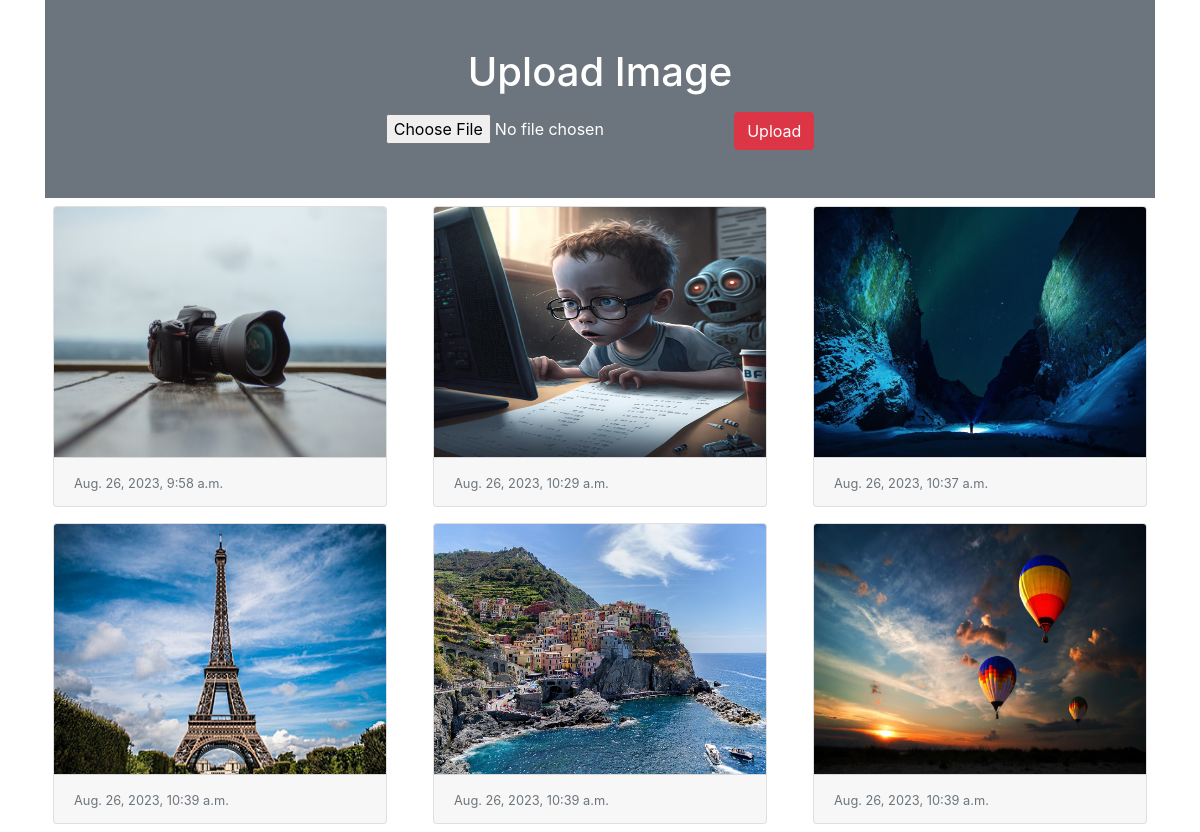
The page / on the database its author committed.
### imageuploader/models.py (models this page shows)
class Image(models.Model):
    photo = models.ImageField(upload_to='snaps')
    upload_date = models.DateTimeField(auto_now_add=True)

### imageuploader/views.py (the view)
# urls.py: 2. Add a URL to urlpatterns:  path('', views.home, name='home')
def home(request):
    if request.method == "POST":
        form = ImageForm(request.POST, request.FILES)
        if form.is_valid():
            form.save()
    img = Image.objects.all()
    form = ImageForm()
    return render(request, 'imageuploader/home.html', {'images': img, 'form': form})

### imageuploader/forms.py
class ImageForm(forms.ModelForm):
    class Meta:
        model = Image
        fields = '__all__'
        labels = {'photo': ''}

### imageuploader/templates/imageuploader/home.html (shortened to what this page needs)
<!doctype html>
<html lang="en">
  <head>
    <link rel="stylesheet" href="https://cdn.jsdelivr.net/npm/bootstrap@4.4.1/dist/css/bootstrap.min.css">
  </head>
  <body>
    <div class="container">
      <div class="py-5 text-center bg-secondary text-white">
        <h1 class="mb-3">Upload Image</h1>
        <form action="" method="post" enctype="multipart/form-data">
          {{form}}
          <input type="submit" class="btn btn-danger" value="Upload">
        </form>
      </div>
      <div class="row">
        {% for image in images %}
        <div class="col-sm-4">
          <div class="card m-2">
            <img src="{{image.photo.url}}" alt="" class="card-img-top" height="250px">
            <div class="card-footer">
              <small class="text-muted">
                {{image.upload_date}}
              </small>
            </div>
          </div>
        </div>
        {% endfor %}
      </div>
    </div>
  </body>
</html>

### rows shown on the page
Image: photo (picture), upload_date "Aug. 26, 2023, 9:58 a.m."
Image: photo (picture), upload_date "Aug. 26, 2023, 10:29 a.m."
Image: photo (picture), upload_date "Aug. 26, 2023, 10:37 a.m."
Image: photo (picture), upload_date "Aug. 26, 2023, 10:39 a.m."
Image: photo (picture), upload_date "Aug. 26, 2023, 10:39 a.m."
Image: photo (picture), upload_date "Aug. 26, 2023, 10:39 a.m."
